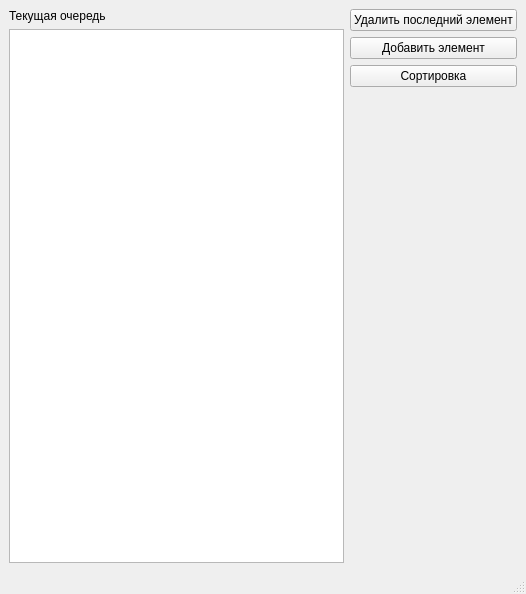
<?xml version="1.0" encoding="UTF-8"?>
<ui version="4.0">
 <class>MainWindow</class>
 <widget class="QMainWindow" name="MainWindow">
  <property name="geometry">
   <rect>
    <x>0</x>
    <y>0</y>
    <width>526</width>
    <height>594</height>
   </rect>
  </property>
  <property name="windowTitle">
   <string>Queue</string>
  </property>
  <widget class="QWidget" name="centralwidget">
   <layout class="QHBoxLayout" name="horizontalLayout">
    <item>
     <layout class="QVBoxLayout" name="verticalLayout_2">
      <item>
       <widget class="QLabel" name="label">
        <property name="text">
         <string>Текущая очередь</string>
        </property>
       </widget>
      </item>
      <item>
       <widget class="QTextEdit" name="textEdit">
        <property name="readOnly">
         <bool>true</bool>
        </property>
       </widget>
      </item>
     </layout>
    </item>
    <item>
     <layout class="QVBoxLayout" name="verticalLayout">
      <item>
       <widget class="QPushButton" name="pushButton">
        <property name="text">
         <string>Удалить последний элемент</string>
        </property>
       </widget>
      </item>
      <item>
       <widget class="QPushButton" name="pushButton_2">
        <property name="text">
         <string>Добавить элемент</string>
        </property>
       </widget>
      </item>
      <item>
       <widget class="QPushButton" name="pushButton_3">
        <property name="text">
         <string>Сортировка</string>
        </property>
       </widget>
      </item>
      <item>
       <spacer name="verticalSpacer">
        <property name="orientation">
         <enum>Qt::Orientation::Vertical</enum>
        </property>
        <property name="sizeHint" stdset="0">
         <size>
          <width>20</width>
          <height>40</height>
         </size>
        </property>
       </spacer>
      </item>
     </layout>
    </item>
   </layout>
  </widget>
  <widget class="QMenuBar" name="menubar">
   <property name="geometry">
    <rect>
     <x>0</x>
     <y>0</y>
     <width>526</width>
     <height>26</height>
    </rect>
   </property>
  </widget>
  <widget class="QStatusBar" name="statusbar"/>
 </widget>
 <resources/>
 <connections/>
</ui>
